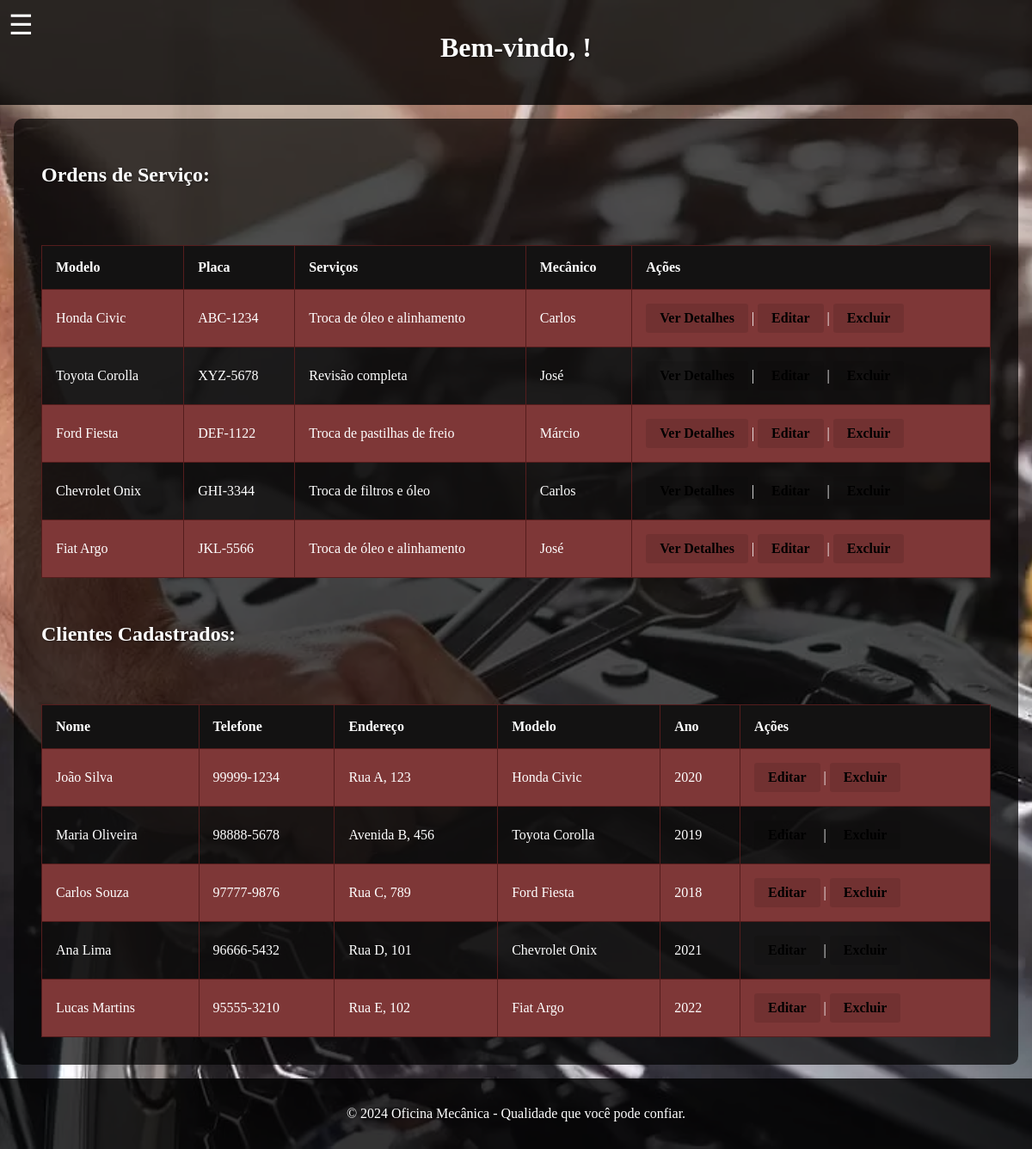
The page /painel.php (signed in) on the database its author committed.
### tables this page shows
CREATE TABLE ordens_servico (
    id INT AUTO_INCREMENT PRIMARY KEY,
    hora_chegada TIME,
    hora_saida TIME,
    modelo VARCHAR(255),
    placa VARCHAR(20),
    ano INT,
    servicos TEXT,
    mecanico VARCHAR(100),
    cliente_id INT, 
    FOREIGN KEY (cliente_id) REFERENCES clientes(id) 
);

CREATE TABLE clientes (
    id INT AUTO_INCREMENT PRIMARY KEY,
    nome VARCHAR(100) NOT NULL,
    telefone VARCHAR(15) NOT NULL,
    endereco VARCHAR(255) NOT NULL,
    modelo_carro VARCHAR(100) NOT NULL,
    ano INT NOT NULL,
    data_cadastro TIMESTAMP DEFAULT CURRENT_TIMESTAMP
);

### painel.php (the view, shortened to what this page needs)
<?php
include 'dbConexao.php';
?>
<!DOCTYPE html>
<html lang="pt-BR">
<head>
    <link rel="stylesheet" href="style.css">
</head>
<body>
    <header>
        <div class="menu-icon" onclick="toggleMenu()" aria-label="Abrir menu">&#9776;</div>
        <h1>Bem-vindo, <?php echo htmlspecialchars($_SESSION['usuario']); ?>!</h1>
    </header>
    <main>
        <h2>Ordens de Serviço:</h2>
        <table>
            <tr>
                <th>Modelo</th>
                <th>Placa</th>
                <th>Serviços</th>
                <th>Mecânico</th>
                <th>Ações</th>
            </tr>
            <?php
            $sql = "SELECT * FROM ordens_servico";
            $result = $conn->query($sql);
            while ($row = $result->fetch_assoc()) {
                echo "<tr>
                        <td>" . htmlspecialchars($row['modelo']) . "</td>
                        <td>" . htmlspecialchars($row['placa']) . "</td>
                        <td>" . htmlspecialchars($row['servicos']) . "</td>
                        <td>" . htmlspecialchars($row['mecanico']) . "</td>
                        <td>
                            <a href='javascript:void(0);' onclick='openOrderDetails({$row['id']})' class='action-button'>Ver Detalhes</a> |
                            <a href='ordem_servico.php?edit_order={$row['id']}' class='action-button'>Editar</a> |
                            <a href='painel.php?delete_order={$row['id']}' onclick='return confirm(\"Tem certeza que deseja excluir esta ordem de serviço?\");' class='action-button delete'>Excluir</a>
                        </td>
                    </tr>";
            }
            ?>
        </table>
        <h2>Clientes Cadastrados:</h2>
        <table>
            <tr>
                <th>Nome</th>
                <th>Telefone</th>
                <th>Endereço</th>
                <th>Modelo</th>
                <th>Ano</th>
                <th>Ações</th>
            </tr>
            <?php
            $sql = "SELECT * FROM clientes";
            $result = $conn->query($sql);
            while ($row = $result->fetch_assoc()) {
                echo "<tr>
                        <td>" . htmlspecialchars($row['nome']) . "</td>
                        <td>" . htmlspecialchars($row['telefone']) . "</td>
                        <td>" . htmlspecialchars($row['endereco']) . "</td>
                        <td>" . htmlspecialchars($row['modelo_carro']) . "</td>
                        <td>" . htmlspecialchars($row['ano']) . "</td>
                        <td>
                            <a href='cadastro_cliente.php?edit_client={$row['id']}' class='action-button'>Editar</a> |
                            <a href='painel.php?delete_client={$row['id']}' onclick='return confirm(\"Tem certeza que deseja excluir este cliente?\");' class='action-button delete'>Excluir</a>
                        </td>
                    </tr>";
            }
            ?>
        </table>
    </main>
    <footer>
        <p>&copy; 2024 Oficina Mecânica - Qualidade que você pode confiar.</p>
    </footer>
</body>
</html>

### style.css (style rules this page uses)
body { margin: 0; padding: 0; background: url('oficina.jpg') no-repeat center center fixed; background-size: cover; color: #fff; }
header { background-color: rgba(0, 0, 0, 0.8); color: #fff; padding: 1em; position: relative; text-align: center; }
header h1 { margin-bottom: 1em; }
.menu-icon { font-size: 2em; cursor: pointer; display: block; position: absolute; top: 10px; left: 10px; }
main { padding: 2em; display: flex; flex-direction: column; gap: 2em; background: rgba(0, 0, 0, 0.7); margin: 1em; border-radius: 10px; }
footer { text-align: center; padding: 1em; background: rgba(0, 0, 0, 0.8); position: relative; bottom: 0; color: #fff; }
h1, h2, p, label { text-shadow: 1px 1px 3px rgba(0, 0, 0, 0.5); }
table { width: 100%; border-collapse: collapse; margin-top: 1em; background: rgba(17, 16, 16, 0.8); border-radius: 10px; }
table th, table td { padding: 1em; text-align: left; border: 1px solid #551d1d; }
table th { background: #131212; color: white; }
table tr:nth-child(even) { background: #7e3737; }
.action-button { background-color: rgba(0, 0, 0, 0.10); color: #000; border: none; padding: 0.5em 1em; border-radius: 3px; cursor: pointer; font-weight: bold; text-decoration: none; display: inline-block; }

### rows shown on the page
ordens_servico: modelo "Honda Civic", placa "ABC-1234", servicos "Troca de óleo e alinhamento", mecanico "Carlos"
ordens_servico: modelo "Toyota Corolla", placa "XYZ-5678", servicos "Revisão completa", mecanico "José"
ordens_servico: modelo "Ford Fiesta", placa "DEF-1122", servicos "Troca de pastilhas de freio", mecanico "Márcio"
ordens_servico: modelo "Chevrolet Onix", placa "GHI-3344", servicos "Troca de filtros e óleo", mecanico "Carlos"
ordens_servico: modelo "Fiat Argo", placa "JKL-5566", servicos "Troca de óleo e alinhamento", mecanico "José"
clientes: nome "João Silva", telefone "99999-1234", endereco "Rua A, 123", modelo_carro "Honda Civic", ano "2020"
clientes: nome "Maria Oliveira", telefone "98888-5678", endereco "Avenida B, 456", modelo_carro "Toyota Corolla", ano "2019"
clientes: nome "Carlos Souza", telefone "97777-9876", endereco "Rua C, 789", modelo_carro "Ford Fiesta", ano "2018"
clientes: nome "Ana Lima", telefone "96666-5432", endereco "Rua D, 101", modelo_carro "Chevrolet Onix", ano "2021"
clientes: nome "Lucas Martins", telefone "95555-3210", endereco "Rua E, 102", modelo_carro "Fiat Argo", ano "2022"
